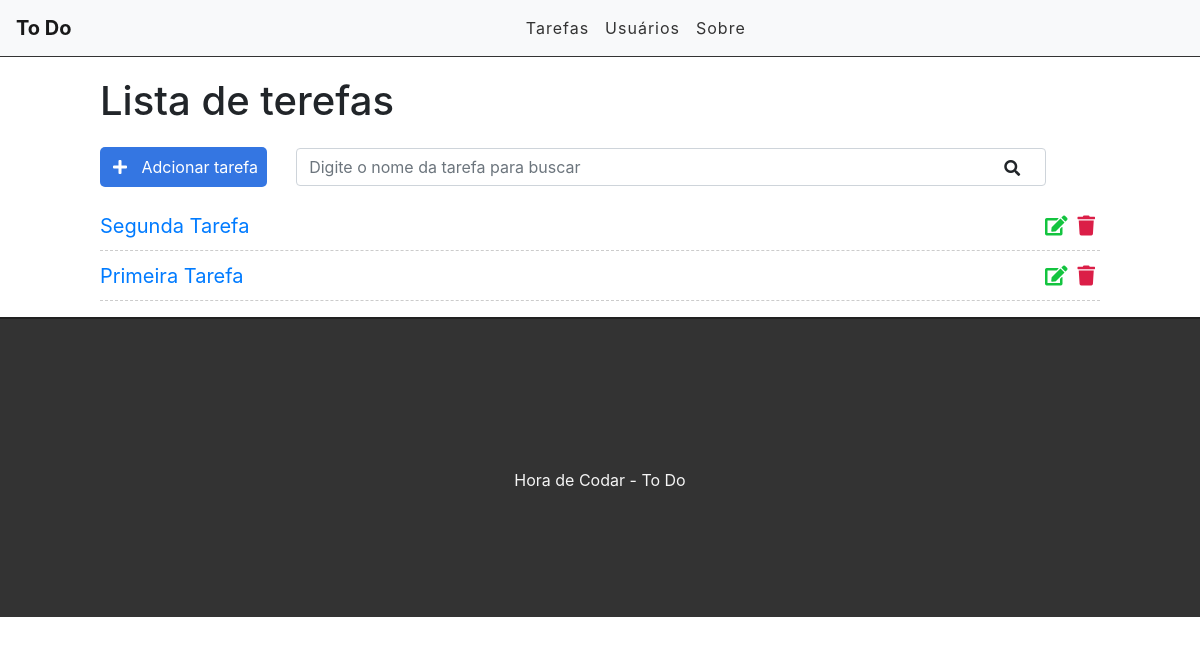
Before: / with the older database file.
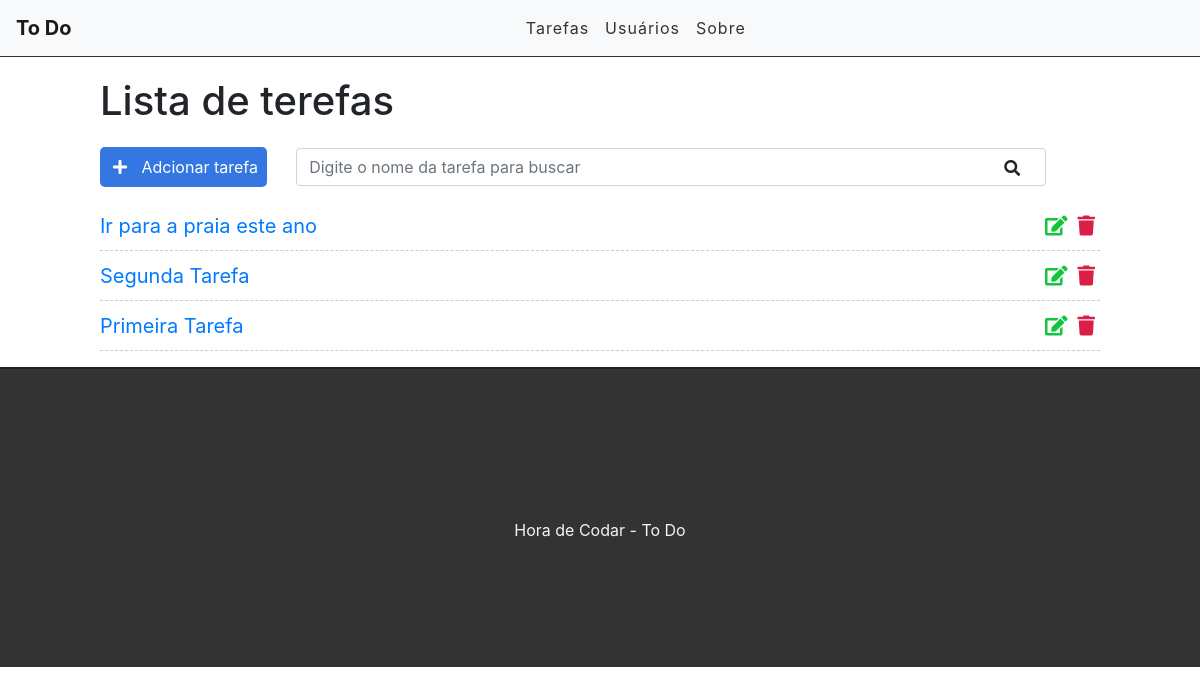
After: the same page with the newer database file.
### tasks/models.py (models this page shows, shortened)
class Task(models.Model):
    STATUS = (
        ('doing', 'Doing'),
        ('done', 'Done'),
    )
    title = models.CharField(max_length=255)
    description = models.TextField()
    done = models.CharField(
        max_length=5,
        choices=STATUS,
    )
    created_at = models.DateTimeField(auto_now_add=True)
    created_at = models.DateTimeField(auto_now=True)

### tasks/views.py (the view)
# urls.py: path('', views.taskList, name='task-list'),
def taskList(request):
    tasks = Task.objects.all().order_by('-created_at')
    return render(request, 'tasks/list.html', {'tasks': tasks})

### tasks/templates/tasks/list.html (shortened to what this page needs)
{% extends 'base.html' %}
{% block content %}
    <div class="offset-1 col-10 list-div">
        <h1>Lista de terefas</h1>
        <a id="add-link" href="newtask/">
            <div class="col-2 add-div">
                <i class="fas fa-plus"></i> Adcionar tarefa
            </div>
        </a>
        <div class="col-9 search-div">
            <input type="text" name="search" id="search" class="form-control" placeholder="Digite o nome da tarefa para buscar">
            <i class="fas fa-search"></i>
        </div>
        <ul class="task-list">
            {% for task in tasks %}
            <li class="task-item">
                <span><a href="task/{{task.id}}">{{task.title}}</a></span>
                <span><i class="fas fa-trash"></i></span>
                <a href="edit/{{task.id}}"><span><i class="fas fa-edit"></i></span></a>
            </li>
            {% endfor %}
        </ul>
    </div>
{% endblock %}

### tasks/templates/base.html (shortened to what this page needs)
{% load static %}
<!doctype html>
<html lang="pt-br">
<head>
    <link rel="stylesheet" href="https://stackpath.bootstrapcdn.com/bootstrap/4.3.1/css/bootstrap.min.css"
>
    <link rel="stylesheet" href="https://use.fontawesome.com/releases/v5.7.2/css/all.css"
>
    <link rel="stylesheet" href="{% static 'css/styles.css' %}">
</head>
<body>
    <div class="container-fluid">
        <nav class="navbar navbar-expand-lg navbar-light bg-light">
            <a class="navbar-brand" href="/">To Do</a>
            <div class="collapse navbar-collapse" id="navbarSupportedContent">
              <ul class="navbar-nav mr-auto">
                <li class="nav-item">
                  <a class="nav-link" href="#">Tarefas</a>
                </li>
                <li class="nav-item">
                  <a class="nav-link" href="#">Usuários</a>
                </li>
                <li class="nav-item">
                  <a class="nav-link" href="#">Sobre</a>
                </li>
              </ul>
            </div>
        </nav>
        {% block content %}{% endblock %}
        <footer>
            <p>Hora de Codar - To Do</p>
        </footer>
    </div>
</body>
</html>

### tasks/static/css/styles.css (style rules this page uses)
.container-fluid { padding: 0; }
.navbar { border-bottom: 1px solid #333; margin-bottom: 20px; }
.navbar-nav { margin: auto; }
.navbar-brand { font-weight: bold; }
.navbar-light .navbar-nav a.nav-link { color: #333; letter-spacing: 1px; }
#add-link { text-decoration: none; }
.add-div { background-color: #3476e2; cursor: pointer; display: inline-block; color: #fff; padding: 8px; border-radius: 5px; margin-right: 25px }
.fas.fa-plus { color: #fff; margin-right: 10px; margin-left: 5px; }
.fas.fa-search { position: absolute; top: 12px; right: 26px; }
.search-div { padding: 0; margin-top: 15px; margin-bottom: 15px; display: inline-block; }
.list-div { padding: 0; }
.task-list { padding-left: 0; }
.task-item { list-style: none; font-size: 20px; height: 50px; padding-top: 10px; border-bottom: 1px dashed #ccc; }
.fas.fa-trash { color: #db1e47; cursor: pointer; margin: 5px; font-size: 20px; float: right; }
.fas.fa-edit { color: #13c43f; cursor: pointer; margin: 5px; font-size: 20px; float: right; }
footer { background-color: #333; height: 300px; border-top: 2px solid #202020; }
footer p { color: #f5f5f5; text-align: center; top: 50%; position: relative; }

Changed rows visible on the page:
added Task: title "Ir para a praia este ano"
